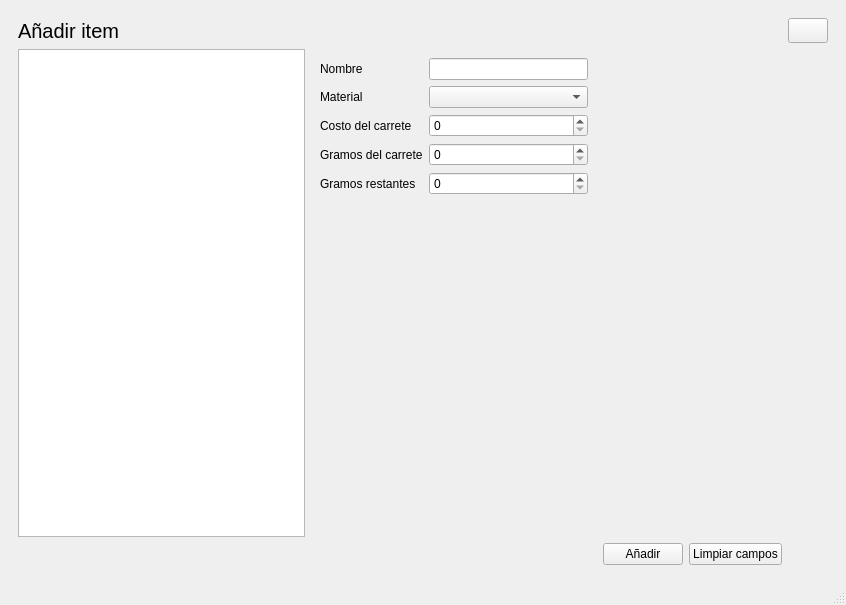
<?xml version="1.0" encoding="UTF-8"?>
<ui version="4.0">
 <class>MainWindow</class>
 <widget class="QMainWindow" name="MainWindow">
  <property name="geometry">
   <rect>
    <x>0</x>
    <y>0</y>
    <width>846</width>
    <height>605</height>
   </rect>
  </property>
  <property name="windowTitle">
   <string>3DPricing</string>
  </property>
  <property name="windowIcon">
   <iconset resource="../imgs/resources.qrc">
    <normaloff>:/icons/icons/main_icon.icon</normaloff>:/icons/icons/main_icon.icon</iconset>
  </property>
  <widget class="QWidget" name="centralwidget">
   <layout class="QGridLayout" name="gridLayout_2">
    <item row="0" column="0">
     <widget class="QStackedWidget" name="stackedWidget">
      <property name="currentIndex">
       <number>2</number>
      </property>
      <widget class="QWidget" name="start">
       <layout class="QGridLayout" name="gridLayout_4">
        <item row="2" column="0">
         <spacer name="horizontalSpacer">
          <property name="orientation">
           <enum>Qt::Horizontal</enum>
          </property>
          <property name="sizeHint" stdset="0">
           <size>
            <width>40</width>
            <height>20</height>
           </size>
          </property>
         </spacer>
        </item>
        <item row="2" column="1">
         <spacer name="verticalSpacer">
          <property name="orientation">
           <enum>Qt::Vertical</enum>
          </property>
          <property name="sizeHint" stdset="0">
           <size>
            <width>20</width>
            <height>40</height>
           </size>
          </property>
         </spacer>
        </item>
        <item row="2" column="2">
         <spacer name="horizontalSpacer_2">
          <property name="orientation">
           <enum>Qt::Horizontal</enum>
          </property>
          <property name="sizeHint" stdset="0">
           <size>
            <width>40</width>
            <height>20</height>
           </size>
          </property>
         </spacer>
        </item>
        <item row="1" column="1">
         <layout class="QHBoxLayout" name="horizontalLayout_3">
          <item>
           <layout class="QVBoxLayout" name="verticalLayout">
            <item>
             <layout class="QHBoxLayout" name="horizontalLayout_2">
              <item alignment="Qt::AlignRight|Qt::AlignVCenter">
               <widget class="QLabel" name="label_3">
                <property name="maximumSize">
                 <size>
                  <width>30</width>
                  <height>30</height>
                 </size>
                </property>
                <property name="text">
                 <string/>
                </property>
                <property name="pixmap">
                 <pixmap resource="../imgs/resources.qrc">:/icons/icons/inventario.png</pixmap>
                </property>
                <property name="scaledContents">
                 <bool>true</bool>
                </property>
                <property name="alignment">
                 <set>Qt::AlignCenter</set>
                </property>
               </widget>
              </item>
              <item alignment="Qt::AlignHCenter|Qt::AlignVCenter">
               <widget class="QLabel" name="label_4">
                <property name="text">
                 <string>Inventario</string>
                </property>
               </widget>
              </item>
             </layout>
            </item>
            <item>
             <widget class="QPushButton" name="but_add_item">
              <property name="text">
               <string>Añadir item</string>
              </property>
              <property name="icon">
               <iconset resource="../imgs/resources.qrc">
                <normaloff>:/icons/icons/mas.png</normaloff>:/icons/icons/mas.png</iconset>
              </property>
             </widget>
            </item>
            <item>
             <widget class="QPushButton" name="pushButton_4">
              <property name="text">
               <string>Eliminar item</string>
              </property>
              <property name="icon">
               <iconset resource="../imgs/resources.qrc">
                <normaloff>:/icons/icons/borrar.png</normaloff>:/icons/icons/borrar.png</iconset>
              </property>
             </widget>
            </item>
           </layout>
          </item>
          <item>
           <spacer name="horizontalSpacer_6">
            <property name="orientation">
             <enum>Qt::Horizontal</enum>
            </property>
            <property name="sizeHint" stdset="0">
             <size>
              <width>40</width>
              <height>20</height>
             </size>
            </property>
           </spacer>
          </item>
          <item>
           <widget class="QPushButton" name="but_new_order">
            <property name="sizePolicy">
             <sizepolicy hsizetype="Minimum" vsizetype="Minimum">
              <horstretch>0</horstretch>
              <verstretch>0</verstretch>
             </sizepolicy>
            </property>
            <property name="text">
             <string>Nueva orden</string>
            </property>
            <property name="icon">
             <iconset resource="../imgs/resources.qrc">
              <normaloff>:/icons/icons/etiqueta-del-precio.png</normaloff>:/icons/icons/etiqueta-del-precio.png</iconset>
            </property>
            <property name="iconSize">
             <size>
              <width>30</width>
              <height>30</height>
             </size>
            </property>
           </widget>
          </item>
         </layout>
        </item>
        <item row="0" column="1">
         <spacer name="verticalSpacer_2">
          <property name="orientation">
           <enum>Qt::Vertical</enum>
          </property>
          <property name="sizeHint" stdset="0">
           <size>
            <width>20</width>
            <height>40</height>
           </size>
          </property>
         </spacer>
        </item>
       </layout>
      </widget>
      <widget class="QWidget" name="new_order">
       <widget class="Line" name="line">
        <property name="geometry">
         <rect>
          <x>9</x>
          <y>43</y>
          <width>16</width>
          <height>16</height>
         </rect>
        </property>
        <property name="orientation">
         <enum>Qt::Vertical</enum>
        </property>
       </widget>
       <widget class="QPushButton" name="but_return_to_start">
        <property name="geometry">
         <rect>
          <x>733</x>
          <y>9</y>
          <width>40</width>
          <height>28</height>
         </rect>
        </property>
        <property name="sizePolicy">
         <sizepolicy hsizetype="Fixed" vsizetype="Fixed">
          <horstretch>0</horstretch>
          <verstretch>0</verstretch>
         </sizepolicy>
        </property>
        <property name="minimumSize">
         <size>
          <width>25</width>
          <height>25</height>
         </size>
        </property>
        <property name="toolTip">
         <string>&lt;html&gt;&lt;head/&gt;&lt;body&gt;&lt;p&gt;Volver al inicio&lt;/p&gt;&lt;/body&gt;&lt;/html&gt;</string>
        </property>
        <property name="text">
         <string/>
        </property>
        <property name="icon">
         <iconset resource="../imgs/resources.qrc">
          <normaloff>:/icons/icons/casa.png</normaloff>:/icons/icons/casa.png</iconset>
        </property>
       </widget>
       <widget class="QWidget" name="formLayoutWidget">
        <property name="geometry">
         <rect>
          <x>350</x>
          <y>290</y>
          <width>192</width>
          <height>157</height>
         </rect>
        </property>
        <layout class="QFormLayout" name="formLayout">
         <item row="0" column="0">
          <widget class="QLabel" name="impresoraLabel">
           <property name="text">
            <string>Impresora</string>
           </property>
          </widget>
         </item>
         <item row="0" column="1">
          <widget class="QComboBox" name="prippComboBox"/>
         </item>
         <item row="1" column="0">
          <widget class="QLabel" name="materialLabel">
           <property name="text">
            <string>Material</string>
           </property>
          </widget>
         </item>
         <item row="1" column="1">
          <widget class="QComboBox" name="materialComboBox"/>
         </item>
         <item row="2" column="0">
          <widget class="QLabel" name="materialLabel_2">
           <property name="text">
            <string>Material</string>
           </property>
          </widget>
         </item>
         <item row="2" column="1">
          <widget class="QComboBox" name="materialComboBox_2"/>
         </item>
         <item row="3" column="0">
          <widget class="QLabel" name="materialWeigthLabel">
           <property name="text">
            <string>Gramos de material</string>
           </property>
          </widget>
         </item>
         <item row="3" column="1">
          <widget class="QLineEdit" name="materialWeigthComboBox">
           <property name="clearButtonEnabled">
            <bool>true</bool>
           </property>
          </widget>
         </item>
         <item row="4" column="0">
          <widget class="QLabel" name="customerLabel">
           <property name="text">
            <string>Cliente</string>
           </property>
          </widget>
         </item>
         <item row="4" column="1">
          <widget class="QToolButton" name="toolButton">
           <property name="text">
            <string>...</string>
           </property>
          </widget>
         </item>
        </layout>
       </widget>
       <widget class="QLabel" name="label">
        <property name="geometry">
         <rect>
          <x>10</x>
          <y>50</y>
          <width>129</width>
          <height>40</height>
         </rect>
        </property>
        <property name="sizePolicy">
         <sizepolicy hsizetype="Preferred" vsizetype="Preferred">
          <horstretch>0</horstretch>
          <verstretch>0</verstretch>
         </sizepolicy>
        </property>
        <property name="font">
         <font>
          <pointsize>22</pointsize>
          <weight>50</weight>
          <bold>false</bold>
          <kerning>true</kerning>
         </font>
        </property>
        <property name="text">
         <string>TextLabel</string>
        </property>
        <property name="alignment">
         <set>Qt::AlignLeading|Qt::AlignLeft|Qt::AlignTop</set>
        </property>
       </widget>
      </widget>
      <widget class="QWidget" name="edit_inventory">
       <layout class="QGridLayout" name="gridLayout_5">
        <item row="1" column="0">
         <layout class="QGridLayout" name="gridLayout">
          <item row="0" column="0">
           <layout class="QHBoxLayout" name="horizontalLayout_5">
            <item>
             <widget class="QListWidget" name="listWidget_SelectNewItem">
              <property name="lineWidth">
               <number>1</number>
              </property>
             </widget>
            </item>
            <item>
             <widget class="QStackedWidget" name="stackedWidget_2">
              <property name="currentIndex">
               <number>2</number>
              </property>
              <widget class="QWidget" name="blank"/>
              <widget class="QWidget" name="printer">
               <layout class="QGridLayout" name="gridLayout_3">
                <item row="0" column="0">
                 <layout class="QFormLayout" name="formLayout_3">
                  <item row="0" column="0">
                   <widget class="QLabel" name="nameLabel">
                    <property name="text">
                     <string>Nombre</string>
                    </property>
                   </widget>
                  </item>
                  <item row="0" column="1">
                   <widget class="QLineEdit" name="nameLineEdit"/>
                  </item>
                  <item row="1" column="0">
                   <widget class="QLabel" name="costoDeUsoLabel">
                    <property name="text">
                     <string>Costo de uso</string>
                    </property>
                   </widget>
                  </item>
                  <item row="1" column="1">
                   <widget class="QSpinBox" name="spinBox">
                    <property name="suffix">
                     <string> $/hora</string>
                    </property>
                   </widget>
                  </item>
                 </layout>
                </item>
               </layout>
              </widget>
              <widget class="QWidget" name="filament">
               <layout class="QGridLayout" name="gridLayout_6">
                <item row="0" column="0">
                 <layout class="QFormLayout" name="formLayout_4">
                  <item row="0" column="0">
                   <widget class="QLabel" name="nameLabel_2">
                    <property name="text">
                     <string>Nombre</string>
                    </property>
                   </widget>
                  </item>
                  <item row="0" column="1">
                   <widget class="QLineEdit" name="nameLineEdit_2"/>
                  </item>
                  <item row="1" column="0">
                   <widget class="QLabel" name="materialLabel_3">
                    <property name="text">
                     <string>Material</string>
                    </property>
                   </widget>
                  </item>
                  <item row="1" column="1">
                   <widget class="QComboBox" name="materialComboBox_3"/>
                  </item>
                  <item row="2" column="0">
                   <widget class="QLabel" name="costoDelCarreteLabel">
                    <property name="text">
                     <string>Costo del carrete</string>
                    </property>
                   </widget>
                  </item>
                  <item row="2" column="1">
                   <widget class="QSpinBox" name="costoDelCarreteSpinBox"/>
                  </item>
                  <item row="3" column="0">
                   <widget class="QLabel" name="gramosDelCarreteLabel">
                    <property name="text">
                     <string>Gramos del carrete</string>
                    </property>
                   </widget>
                  </item>
                  <item row="3" column="1">
                   <widget class="QSpinBox" name="spinBox_2"/>
                  </item>
                  <item row="4" column="0">
                   <widget class="QLabel" name="gramosRestantesLabel">
                    <property name="text">
                     <string>Gramos restantes</string>
                    </property>
                   </widget>
                  </item>
                  <item row="4" column="1">
                   <widget class="QSpinBox" name="spinBox_3"/>
                  </item>
                 </layout>
                </item>
               </layout>
              </widget>
              <widget class="QWidget" name="customer">
               <layout class="QGridLayout" name="gridLayout_7">
                <item row="0" column="0">
                 <layout class="QFormLayout" name="formLayout_5">
                  <item row="0" column="0">
                   <widget class="QLabel" name="nameLabel_3">
                    <property name="text">
                     <string>Nombre</string>
                    </property>
                   </widget>
                  </item>
                  <item row="0" column="1">
                   <widget class="QLineEdit" name="nameLineEdit_3"/>
                  </item>
                  <item row="1" column="0">
                   <widget class="QLabel" name="lastNameLabel">
                    <property name="text">
                     <string>Apellido</string>
                    </property>
                   </widget>
                  </item>
                  <item row="1" column="1">
                   <widget class="QLineEdit" name="lastNameLineEdit"/>
                  </item>
                  <item row="2" column="0">
                   <widget class="QLabel" name="phoneNumberLabel">
                    <property name="text">
                     <string>Número telefónico</string>
                    </property>
                   </widget>
                  </item>
                  <item row="2" column="1">
                   <widget class="QLineEdit" name="phoneNumberLineEdit"/>
                  </item>
                 </layout>
                </item>
               </layout>
              </widget>
             </widget>
            </item>
           </layout>
          </item>
          <item row="2" column="2">
           <widget class="QPushButton" name="pushButton">
            <property name="text">
             <string>Limpiar campos</string>
            </property>
           </widget>
          </item>
          <item row="2" column="1">
           <widget class="QPushButton" name="but_add">
            <property name="text">
             <string>Añadir</string>
            </property>
           </widget>
          </item>
         </layout>
        </item>
        <item row="0" column="1">
         <widget class="QPushButton" name="but_return_to_start_2">
          <property name="sizePolicy">
           <sizepolicy hsizetype="Minimum" vsizetype="Minimum">
            <horstretch>0</horstretch>
            <verstretch>0</verstretch>
           </sizepolicy>
          </property>
          <property name="minimumSize">
           <size>
            <width>25</width>
            <height>25</height>
           </size>
          </property>
          <property name="toolTip">
           <string>&lt;html&gt;&lt;head/&gt;&lt;body&gt;&lt;p&gt;Volver al inicio&lt;/p&gt;&lt;/body&gt;&lt;/html&gt;</string>
          </property>
          <property name="text">
           <string/>
          </property>
          <property name="icon">
           <iconset resource="../imgs/resources.qrc">
            <normaloff>:/icons/icons/casa.png</normaloff>:/icons/icons/casa.png</iconset>
          </property>
         </widget>
        </item>
        <item row="1" column="1">
         <spacer name="verticalSpacer_5">
          <property name="orientation">
           <enum>Qt::Vertical</enum>
          </property>
          <property name="sizeHint" stdset="0">
           <size>
            <width>20</width>
            <height>40</height>
           </size>
          </property>
         </spacer>
        </item>
        <item row="0" column="0">
         <widget class="QLabel" name="label_2">
          <property name="font">
           <font>
            <pointsize>15</pointsize>
            <weight>50</weight>
            <bold>false</bold>
           </font>
          </property>
          <property name="text">
           <string>Añadir item</string>
          </property>
         </widget>
        </item>
       </layout>
      </widget>
     </widget>
    </item>
   </layout>
  </widget>
  <widget class="QMenuBar" name="menubar">
   <property name="geometry">
    <rect>
     <x>0</x>
     <y>0</y>
     <width>846</width>
     <height>23</height>
    </rect>
   </property>
  </widget>
  <widget class="QStatusBar" name="statusbar"/>
 </widget>
 <resources>
  <include location="../imgs/resources.qrc"/>
 </resources>
 <connections/>
</ui>
